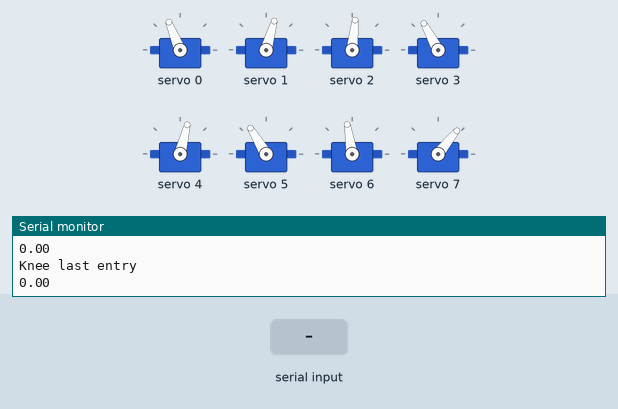
This sketch was run on a simulated ESP32. Shown: 8 × servo, the last lines printed to the serial monitor. The inputs (shaded band) are chosen by the test bench.

Above: at 1.7 s.
1.8 s: "1" received over Serial
At 2.92 s:
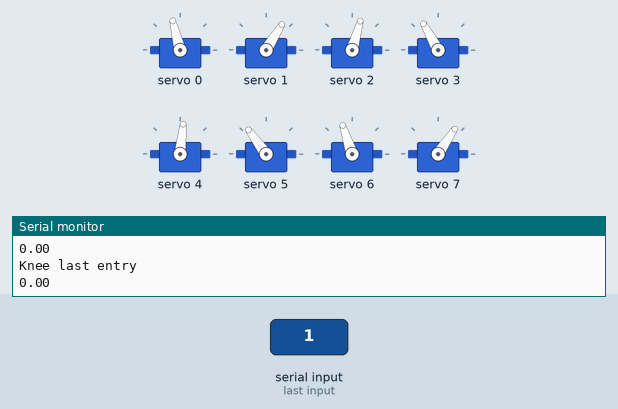
At 4.62 s:
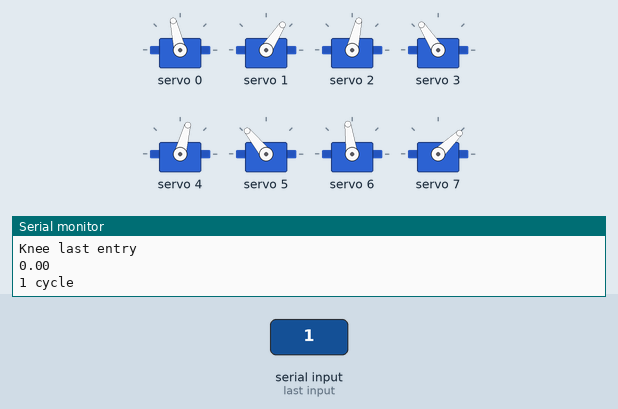
4.8 s: "0" received over Serial
At 5.8 s:
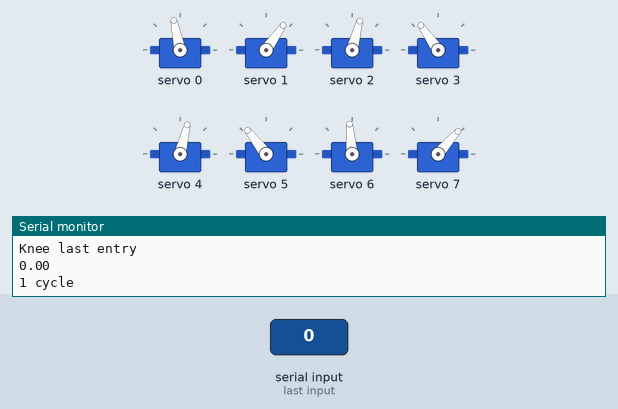
Timing chart, 0 to 7.8 s (numbered marks = the images above; inputs shaded):
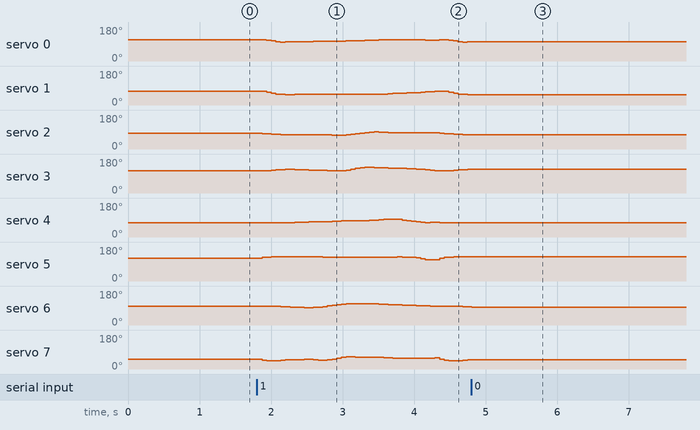

The sketch:

SS_walk_5cm_travel_1cm_feet_lift.ino
```cpp
//Gait template
#include <Wire.h>
#include <Adafruit_PWMServoDriver.h>

Adafruit_PWMServoDriver pca9685 = Adafruit_PWMServoDriver();

#define SERVO_FREQ 50
#define SER0 0 //Hip 1
#define SER1 1 //Knee 1
#define SER2 2 //Hip 2
#define SER3 3 //Knee 2
#define SER4 4 //Hip 3
#define SER5 5 //Knee 3
#define SER6 6 //Hip 4
#define SER7 7 //Knee 4

float SS_servo0[] = {-0.45227126733867046, -0.4665764996623166, -0.39619769649832737, -0.3130584142155495, -0.2290211365661797, -0.16343547772097924, -0.1814689857221172, -0.19962034057732292, -0.21029742569718193, -0.2203604157888484, -0.2315018134205876, -0.24180187388786378, -0.2488273451633498, -0.25455414986182184, -0.2590442523625881, -0.264234909313342, -0.27069826422780136, -0.27860012547419954, -0.2878709214072506, -0.29708931339293954, -0.3096250262297208, -0.3257501549448424, -0.34533159076838327, -0.3672820358037822, -0.39181485942218425, -0.42032190630085897, -0.4462384251773384, -0.4609445222209414, -0.4700262671872576, -0.47598621335643004, -0.4775588637580572, -0.4748442280179547, -0.470914276693238, -0.46523761301432676, -0.4561948016884171, -0.44255420360411396, -0.42668367667584545, -0.40719119372814805, -0.3807814979203859};
float SS_servo1[] = {0.30510558771558516, 0.333467420077766, 0.4793038477273249, 0.6509053392384792, 0.7801103927816015, 0.7848175642704166, 0.805367680012847, 0.8106815920171135, 0.8004593550913858, 0.7879486775773802, 0.7757023296151131, 0.764969688849173, 0.755353250100601, 0.7482919947377318, 0.7454479067808164, 0.7433422562566583, 0.7412708190996327, 0.7396165936267098, 0.7372134145315464, 0.7326547144503569, 0.7313464643086582, 0.7336500697995918, 0.7429358459235124, 0.7563224295655798, 0.7673807653793534, 0.7723013689832854, 0.7647884356192541, 0.7356159503758258, 0.6978141238897938, 0.6598178412574401, 0.6289850518803031, 0.6060848940309758, 0.5777117053084599, 0.5458358502151125, 0.5136731431373601, 0.484874061098934, 0.44642864228969714, 0.3912366654708473, 0.3366086788319911};
float SS_servo2[] = {-0.23236003175503284, -0.3011985062016851, -0.345645490999066, -0.38589453354819153, -0.41972248254531, -0.4493091503581661, -0.47342260021128457, -0.47951119648485063, -0.47958155620344056, -0.4795531440785172, -0.4808291325199853, -0.4822940739424452, -0.4834752739906264, -0.48482603698847127, -0.48589299356673943, -0.4886677606395074, -0.4936446844820557, -0.5010473064324179, -0.5108901162345163, -0.4851526352097549, -0.403965808068182, -0.3228073669121172, -0.23713323748224455, -0.1482942565338163, -0.08431185696979689, -0.06648105959298806, -0.09234800589907215, -0.12272142244296061, -0.1491465638942483, -0.1716784745296084, -0.1851810660137163, -0.19058905944731905, -0.19492341548318723, -0.19713996885645457, -0.19510573556164612, -0.18544023993590134, -0.17521280887646787, -0.16825237904577883, -0.1517417313609514};
float SS_servo3[] = {0.5570936354808272, 0.5571745825081665, 0.5749234074626441, 0.6056117925494934, 0.6474760444482597, 0.6921421638739436, 0.7135708907577916, 0.7022777132821644, 0.6792245666548327, 0.6547160736743906, 0.6313960633940773, 0.6109769512476658, 0.595193609673276, 0.583407127375485, 0.5766231875861761, 0.5714256403493123, 0.5670985645032399, 0.5638971474441301, 0.5610329751074832, 0.604140894786342, 0.7230143784032909, 0.8237293607540284, 0.9132175738474392, 0.9711240595450977, 0.9728526381328204, 0.9158126075714115, 0.9092071834754114, 0.9012737669588188, 0.884121078183912, 0.8646463650468248, 0.8451532578130104, 0.8281218932330155, 0.8048338650346799, 0.7767769625331257, 0.7469950243707438, 0.7163055114676937, 0.6768846554518196, 0.6271953207092076, 0.5748121640691115};
float SS_servo4[] = {0.45499312681466436, 0.4582975785434539, 0.4637628288826385, 0.47168704245050064, 0.4779388417084762, 0.47423424864528807, 0.4602676717530039, 0.4442793923372392, 0.42623599029603093, 0.4059156787827429, 0.38317890624836237, 0.3610501497574329, 0.3433762105600274, 0.3269659185740098, 0.3123942241644208, 0.2974015022824369, 0.28192024965270734, 0.2662636897660955, 0.2519078097732249, 0.24272413818662517, 0.23096211614819118, 0.21759424759899634, 0.20445712620996878, 0.19064363570599568, 0.17065748233502906, 0.14027862487857753, 0.10569600673380923, 0.06899521899992261, 0.027964187546172845, 0.010065334916675127, 0.0529963112928182, 0.13241491481382986, 0.20836686005399743, 0.2813367165495882, 0.3482896212223269, 0.4201990069479346, 0.4608327945045892, 0.43095169897844215, 0.39363597169938147};
float SS_servo5[] = {-0.7776489798168764, -0.8710398210978179, -0.917941454729309, -0.9483070447522, -0.9565104993931106, -0.942536069647044, -0.9321316677691052, -0.9319819006864816, -0.9351314062518178, -0.937520055168266, -0.9375813260248237, -0.935773302660249, -0.9340345139408122, -0.929114850818711, -0.9199588370188362, -0.9101169060662727, -0.9012159762570531, -0.8935034857804363, -0.8902846422338324, -0.896533109324534, -0.9001348291112218, -0.902184946025104, -0.901363899870412, -0.8980399812420223, -0.8912463538776183, -0.8800464485203421, -0.8712074267106467, -0.8692736202155893, -0.864915788062478, -0.8885852833659429, -0.9288202383878947, -0.9234074209311341, -0.9228499299593956, -0.911587994483607, -0.8464121487910751, -0.7057786385435849, -0.6047754079464702, -0.6038008742510961, -0.5972669485028603};
float SS_servo6[] = {0.16261415075981303, 0.14939534288603315, 0.14007557884445468, 0.1333806387345972, 0.12674984822369992, 0.11298640919582055, 0.08968033734502688, 0.06513322268377719, 0.03903847414752246, 0.010766222905189336, -0.020266603803821094, -0.030889998614905836, -0.0032604995571553766, 0.04517988021115984, 0.1185393159886875, 0.19649516985573412, 0.2743986712511423, 0.35155526321660063, 0.4325670543930107, 0.49881057374113996, 0.49651792983311854, 0.49004592573068484, 0.48429473306388393, 0.4778122049185918, 0.46639142774273834, 0.4480547734187268, 0.42719098265365496, 0.40497895770566306, 0.3795732629770751, 0.35314609754034293, 0.3297217465522537, 0.3069468096137689, 0.28511623733989155, 0.26453047642519123, 0.24407148642048185, 0.22507800494605495, 0.20086109758834883, 0.16390099537911662, 0.12398464213881814};
float SS_servo7[] = {-1.0194149829598615, -1.1138102019180605, -1.1515277410361224, -1.1673389434736168, -1.1548550146756962, -1.1160700593361363, -1.0820225292210635, -1.062545779177745, -1.0481813911493145, -1.0327569458856163, -1.013988703337042, -1.021755819842611, -1.069348672984206, -1.1038027413500364, -1.1031891750845415, -1.0689308370974204, -1.0018762499165044, -0.8997734380331247, -0.7790837095783729, -0.7204892428698932, -0.7278693345655964, -0.7396216919217445, -0.7490137806720086, -0.7559363121183575, -0.7627709488458166, -0.7719425151021982, -0.78509122564104, -0.805666983123071, -0.8260698519945497, -0.8432318389031221, -0.8515323037349853, -0.8462091569383676, -0.8468202522804565, -0.8512802774525582, -0.8522511226442228, -0.8459489477406763, -0.8429974949688357, -0.8398352736965167, -0.8236085321391082};

int node=0;
int first=0;
int input=0;
int end_time=0;
int time_step=60000;
int steps = sizeof(SS_servo0)/sizeof(SS_servo0[0]);

// ------------------------Centers:--------------------------
int centre0=312;
int centre1=293;
int centre2=305;
int centre3=315;
int centre4=315;
int centre5=300;
int centre6=310;
int centre7=315;

// -------------------Joint configurations-------------------
int servo0=0;
int servo0_deg=0;
int servo1=0;
int servo1_deg=0;
int servo2=0;
int servo2_deg=0;
int servo3=0;
int servo3_deg=0;
int servo4=0;
int servo4_deg=0;
int servo5=0;
int servo5_deg=0;
int servo6=0;
int servo6_deg=0;
int servo7=0;
int servo7_deg=0;

void setup() {
  Serial.begin(115200);
  pca9685.begin();

  pca9685.setOscillatorFrequency(27000000); //Value between 24MHz and 27MHz, tuned for this setup
  pca9685.setPWMFreq(SERVO_FREQ);
  delay (500);

  servo0_deg=SS_servo0[0]/3.14159265*180;
  servo0=map(servo0_deg,30,-30,265,355);
  pca9685.setPWM(SER0,0,servo0);

  servo1_deg=SS_servo1[0]/3.14159265*180;
  servo1=map(servo1_deg,30,-30,250,335);
  pca9685.setPWM(SER1,0,servo1);

  servo2_deg=SS_servo2[0]/3.14159265*180;
  servo2=map(servo2_deg,-30,30,265,350);
  pca9685.setPWM(SER2,0,servo2);

  servo3_deg=SS_servo3[0]/3.14159265*180;
  servo3=map(servo3_deg,-30,30,265,360);
  pca9685.setPWM(SER3,0,servo3);

  servo4_deg=SS_servo4[0]/3.14159265*180;
  servo4=map(servo4_deg,30,-30,265,360);
  pca9685.setPWM(SER4,0,servo4);

  servo5_deg=SS_servo5[0]/3.14159265*180;
  servo5=map(servo5_deg,30,-30,250,345);
  pca9685.setPWM(SER5,0,servo5);

  servo6_deg=SS_servo6[0]/3.14159265*180;
  servo6=map(servo6_deg,-30,30,260,355);
  pca9685.setPWM(SER6,0,servo6);

  servo7_deg=SS_servo7[0]/3.14159265*180;
  servo7=map(servo7_deg,-30,30,265,365);
  pca9685.setPWM(SER7,0,servo7);

  Serial.println("Ready Steady");
  end_time=esp_timer_get_time()+time_step;
  Serial.println("Hip last entry");
  Serial.println(SS_servo6[steps]);
  Serial.println("Knee last entry");
  Serial.println(SS_servo7[steps]);

}

void loop()
{
  if(Serial.available()>0)
  {
    first=Serial.read();
    if(first=='1')
    {
      input=1;
    }
    if(first=='0')
    {
      input=0;
    }
  }
  if(input==1)
  {
      if(esp_timer_get_time()>=end_time)
      {
        servo0_deg=SS_servo0[node]/3.14159265*180;
        servo0=map(servo0_deg,30,-30,265,355);
        pca9685.setPWM(SER0,0,servo0);

        servo1_deg=SS_servo1[node]/3.14159265*180;
        servo1=map(servo1_deg,30,-30,250,335);
        pca9685.setPWM(SER1,0,servo1);

        servo2_deg=SS_servo2[node]/3.14159265*180;
        servo2=map(servo2_deg,-30,30,265,350);
        pca9685.setPWM(SER2,0,servo2);

        servo3_deg=SS_servo3[node]/3.14159265*180;
        servo3=map(servo3_deg,-30,30,265,360);
        pca9685.setPWM(SER3,0,servo3);

        servo4_deg=SS_servo4[node]/3.14159265*180;
        servo4=map(servo4_deg,30,-30,265,360);
        pca9685.setPWM(SER4,0,servo4);

        servo5_deg=SS_servo5[node]/3.14159265*180;
        servo5=map(servo5_deg,30,-30,250,345);
        pca9685.setPWM(SER5,0,servo5);

        servo6_deg=SS_servo6[node]/3.14159265*180;
        servo6=map(servo6_deg,-30,30,260,355);
        pca9685.setPWM(SER6,0,servo6);

        servo7_deg=SS_servo7[node]/3.14159265*180;
        servo7=map(servo7_deg,-30,30,265,365);
        pca9685.setPWM(SER7,0,servo7);

//        Serial.print("Node:");
//        Serial.print(node);
//        Serial.print("       SS_servo0:");
//        Serial.println(SS_servo3[node]);
        node+=1;
        if(node>=steps)
           {
              Serial.print("1 cycle");
              node=0;
            }
         end_time=esp_timer_get_time()+time_step;
      }
   }

  if(input == 0)
  {
   servo0_deg=SS_servo0[node]/3.14159265*180;
   servo0=map(servo0_deg,30,-30,265,355);
   pca9685.setPWM(SER0,0,servo0);

   servo1_deg=SS_servo1[node]/3.14159265*180;
   servo1=map(servo1_deg,30,-30,250,335);
   pca9685.setPWM(SER1,0,servo1);

   servo2_deg=SS_servo2[node]/3.14159265*180;
   servo2=map(servo2_deg,-30,30,265,350);
   pca9685.setPWM(SER2,0,servo2);

   servo3_deg=SS_servo3[node]/3.14159265*180;
   servo3=map(servo3_deg,-30,30,265,360);
   pca9685.setPWM(SER3,0,servo3);

   servo4_deg=SS_servo4[node]/3.14159265*180;
   servo4=map(servo4_deg,30,-30,265,360);
   pca9685.setPWM(SER4,0,servo4);

   servo5_deg=SS_servo5[node]/3.14159265*180;
   servo5=map(servo5_deg,30,-30,250,345);
   pca9685.setPWM(SER5,0,servo5);

   servo6_deg=SS_servo6[node]/3.14159265*180;
   servo6=map(servo6_deg,-30,30,260,355);
   pca9685.setPWM(SER6,0,servo6);

   servo7_deg=SS_servo7[node]/3.14159265*180;
   servo7=map(servo7_deg,-30,30,265,365);
   pca9685.setPWM(SER7,0,servo7);

  }
}
```

Measured:
- after the input at 4.8 s, servo 0: goes on until 4.8 s, then stays 102°; servo 1: stops changing and stays 55°; servo 2: stops changing and stays 75°; servo 3: stops changing and stays 125°; servo 4: stops changing and stays 76°
